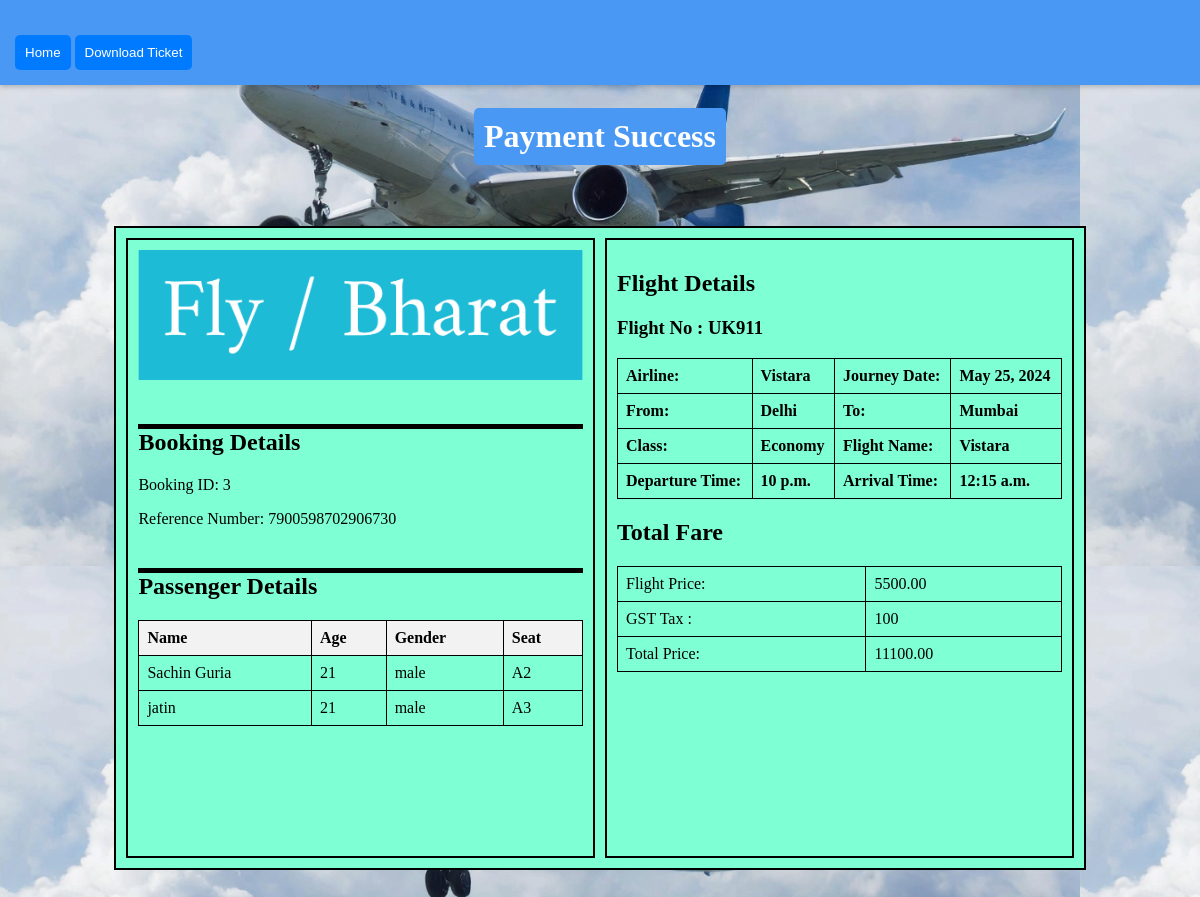
/payment_success/3 (signed in), run on the app's committed database.
### apps/models.py (models this page shows, shortened)
class Booking(models.Model):
    user=models.ForeignKey(User, on_delete=models.CASCADE,null=True)
    flight = models.ForeignKey(Flight, on_delete=models.CASCADE, null=True,default=1)
    departure_date = models.DateField(null=True)
    class_type = models.CharField(max_length=50,null=True)
    flight_fare = models.DecimalField(max_digits=10, decimal_places=2)

class Payment(models.Model):
    STATUS_CHOICES = [
        ('fail', 'Fail'),
        ('pass', 'Pass'),
    ]
    booking = models.ForeignKey('Booking', on_delete=models.CASCADE)
    reference = models.CharField(max_length=100)
    amount = models.DecimalField(max_digits=10, decimal_places=2)
    payment_date = models.DateTimeField(auto_now_add=True)
    paid = models.CharField(max_length=10, choices=STATUS_CHOICES, default='fail')

class Passenger(models.Model):
    booking = models.ForeignKey(
        'Booking',
        related_name='passengers',
        on_delete=models.CASCADE
    )
    flight_id = models.IntegerField(null=True)
    name = models.CharField(
        _('Name'),
        max_length=100,
        null=True,
        blank=True
    )
    age = models.IntegerField(
        _('Age'),
        null=True,
        blank=True
    )
    gender = models.CharField(max_length=10, choices=[('male', 'Male'), ('female', 'Female'), ('other', 'Other')],null=True)
    contact_number = models.CharField(
        _('Contact Number'),
        max_length=20,
        default='2122112'
    )
    email = models.EmailField(
        _('Email'),
        default='noreply@example.com'
    )
    seat = models.CharField(max_length=3,null=True)

class Flight(models.Model):
    airline = models.CharField(max_length=100)
    flight_number = models.CharField(max_length=20)
    departure_date = models.DateField()
    departure_time = models.TimeField()
    arrival_time = models.TimeField()
    from_location = models.CharField(max_length=100)
    to_location = models.CharField(max_length=100)
    price = models.DecimalField(max_digits=10, decimal_places=2)
    class_type = models.CharField(max_length=20)
    total_seat = models.IntegerField(default=0)
    is_available = models.BooleanField(default=True)

### apps/views.py (the view)
# urls.py: path('payment_success/<int:booking_id>', views.payment_success, name='payment_success'),
@login_required
def payment_success(request, booking_id):
    booking = get_object_or_404(Booking, pk=booking_id)
    payment = get_object_or_404(Payment, booking_id=booking_id)
    passengers = Passenger.objects.filter(booking=booking)
    flight = get_object_or_404(Flight, id=booking.flight_id)
    context = {
        'booking': booking,
        'reference_number': payment.reference,
        'passengers': passengers,
        'fare':payment,
        'flight':flight,
    }
    return render(request, 'payment_success.html', context)

### apps/templates/payment_success.html (shortened to what this page needs)
{% load static %}
<!DOCTYPE html>
<html lang="en">
  <head>
  </head>
  <body onload="generateBarcode()">
    <div class="top-bar">
      <button class="home-button" onclick="goToHome()">Home</button>
      <button class="download-button" onclick="downloadPDF()">
        Download Ticket
      </button>
    </div>
    <h1>Payment Success</h1>
    <div class="main-container" id="main-container">
      <div class="container">
        <img
          class="rectangle-image"
          src="{% static 'img/logo.png' %}"
          alt="Plane Image"
        />
        <hr />
        <h2>Booking Details</h2>
        <p>Booking ID: {{ booking.pk }}</p>
        <p>Reference Number: {{ reference_number }}</p>
        <hr />
        <h2>Passenger Details</h2>
        <table>
          <tr>
            <th>Name</th>
            <th>Age</th>
            <th>Gender</th>
            <th>Seat</th>
          </tr>
          {% for passenger in passengers %}
          <tr>
            <td>{{ passenger.name }}</td>
            <td>{{ passenger.age }}</td>
            <td>{{ passenger.gender }}</td>
            <td>{{ passenger.seat }}</td>
          </tr>
          {% endfor %}
        </table>
      </div>
      <div class="second-container">
        <h2>Flight Details</h2>
        <h3>Flight No : {{flight.flight_number}}</h3>
        <table>
          <tr>
            <td><strong> Airline: </strong></td>
            <td><strong>{{flight.airline}}</strong></td>
            <td><strong>Journey Date:</strong></td>
            <td><strong>{{booking.departure_date}}</strong></td>
          </tr>
          <tr>
            <td><strong>From:</strong></td>
            <td><strong>{{flight.from_location}}</strong></td>
            <td><strong>To:</strong></td>
            <td><strong>{{flight.to_location}}</strong></td>
          </tr>
          <tr>
            <td><strong>Class:</strong></td>
            <td><strong>{{booking.class_type}}</strong></td>
            <td><strong>Flight Name:</strong></td>
            <td><strong>{{flight.airline}}</strong></td>
          </tr>
          <tr>
            <td><strong>Departure Time:</strong></td>
            <td><strong>{{flight.departure_time}}</strong></td>
            <td><strong>Arrival Time:</strong></td>
            <td><strong>{{flight.arrival_time}}</strong></td>
          </tr>
        </table>
        <h2>Total Fare</h2>
        <table>
          <tr>
            <td>Flight Price:</td>
            <td>{{flight.price}}</td>
          </tr>
          <tr>
            <td>GST Tax :</td>
            <td>100</td>
          </tr>
          <tr>
            <td>Total Price:</td>
            <td>{{fare.amount}}</td>
          </tr>
        </table>
        <div class="barcode">
          <svg id="barcode"></svg>
        </div>
      </div>
    </div>
  </body>
</html>

### data on the page
Booking: pk "3", departure_date "May 25, 2024", class_type "Economy"
Payment: reference "7900598702906730", amount "11100.00"
Passenger: name "Sachin Guria", age "21", gender "male", seat "A2"
Passenger: name "jatin", age "21", gender "male", seat "A3"
Flight: flight_number "UK911", airline "Vistara", from_location "Delhi", to_location "Mumbai", departure_time "10 p.m.", arrival_time "12:15 a.m.", price "5500.00"
